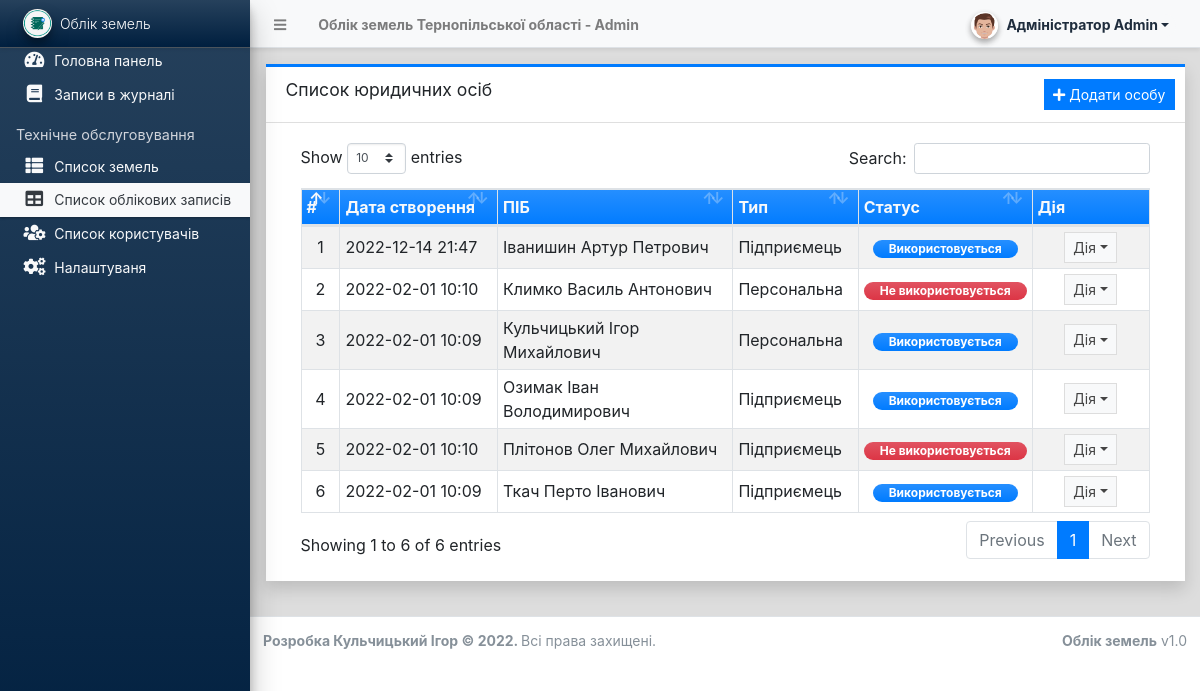
/admin/?page=accounts (signed in), run on the app's committed database.
### tables this page shows
CREATE TABLE `account_list` (
  `id` int(30) NOT NULL,
  `name` text NOT NULL,
  `description` text NOT NULL,
  `status` tinyint(1) NOT NULL DEFAULT 1,
  `delete_flag` tinyint(1) NOT NULL DEFAULT 0,
  `date_created` datetime NOT NULL DEFAULT current_timestamp(),
  `date_updated` datetime DEFAULT NULL ON UPDATE current_timestamp()
);

### admin/accounts/index.php (the view, shortened to what this page needs)
<div class="card card-outline card-primary rounded-0 shadow">
	<div class="card-header">
		<h3 class="card-title">Список юридичних осіб</h3>
		<div class="card-tools">
			<a href="javascript:void(0)" id="create_new" class="btn btn-flat btn-sm btn-primary"><span class="fas fa-plus"></span>  Додати особу</a>
		</div>
	</div>
	<div class="card-body">
		<div class="container-fluid">
        <div class="container-fluid">
			<table class="table table-bordered table-hover table-striped">
				<colgroup>
					<col width="5%">
					<col width="20%">
					<col width="30%">
					<col width="15%">
					<col width="15%">
					<col width="15%">
				</colgroup>
				<thead>
					<tr class="bg-gradient-primary text-light">
						<th>#</th>
						<th>Дата створення</th>
						<th>ПІБ</th>
						<th>Тип</th>
						<th>Статус</th>
						<th>Дія</th>
					</tr>
				</thead>
				<tbody>
					<?php
						$i = 1;
						$qry = $conn->query("SELECT * from `account_list` where delete_flag = 0 order by `name` asc ");
						while($row = $qry->fetch_assoc()):
					?>
						<tr>
							<td class="text-center"><?php echo $i++; ?></td>
							<td class=""><?php echo date("Y-m-d H:i",strtotime($row['date_created'])) ?></td>
							<td class=""><?php echo $row['name'] ?></td>
							<td class=""><p class="m-0 truncate-1"><?php echo $row['description'] ?></p></td>
							<td class="text-center">
								<?php
									switch($row['status']){
										case 0:
											echo '<span class="badge badge-danger bg-gradient-danger px-3 rounded-pill">Не використовується</span>';
											break;
										case 1:
											echo '<span class="badge badge-primary bg-gradient-primary px-3 rounded-pill">Використовується</span>';
											break;
									}
								?>
							</td>
							<td align="center">
								<button type="button" class="btn btn-flat btn-default btn-sm dropdown-toggle dropdown-icon" data-toggle="dropdown">
									Дія
								</button>
							</td>
						</tr>
					<?php endwhile; ?>
				</tbody>
			</table>
		</div>
		</div>
	</div>
</div>

### data on the page
account_list: date_created "2022-12-14 21:47", name "Іванишин Артур Петрович", description "Підприємець", status "Використовується"
account_list: date_created "2022-02-01 10:10", name "Климко Василь Антонович", description "Персональна", status "Не використовується"
account_list: date_created "2022-02-01 10:09", name "Кульчицький Ігор Михайлович", description "Персональна", status "Використовується"
account_list: date_created "2022-02-01 10:09", name "Озимак Іван Володимирович", description "Підприємець", status "Використовується"
account_list: date_created "2022-02-01 10:10", name "Плітонов Олег Михайлович", description "Підприємець", status "Не використовується"
account_list: date_created "2022-02-01 10:09", name "Ткач Перто Іванович", description "Підприємець", status "Використовується"

### other printed values
$_settings->info('name') "Облік земель Тернопільської області"
$_settings->userdata('firstname').' '.$_settings->userdata('lastname') "Адміністратор Admin"
$_settings->info('short_name') "Облік земель"
